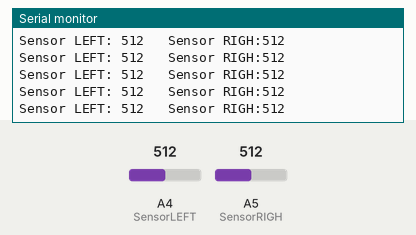
A program run on a simulated Arduino Nano, built with avr-gcc and run on an emulated ATmega328P. Parts: the last lines printed to the serial monitor. The inputs (shaded band) are chosen by the test bench; at power-on: A4 (SensorLEFT) = 512, A5 (SensorRIGH) = 512.

Above: at 5.7 s.
5.8 s: A4 (SensorLEFT) set to 992
At 5.85 s:
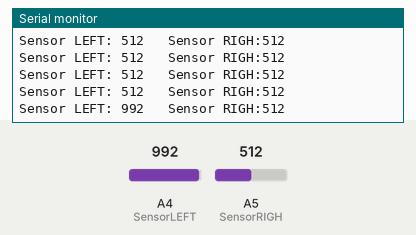
7.3 s: A4 (SensorLEFT) set to 1018
At 7.36 s:
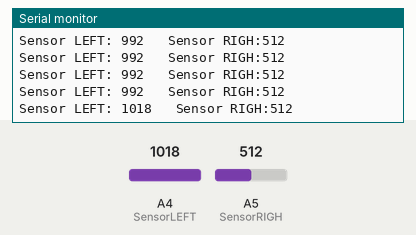
10.3 s: A4 (SensorLEFT) set to 11
At 10.39 s:
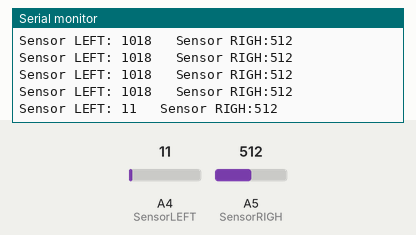
11.8 s: A4 (SensorLEFT) set to 8
At 11.8 s:
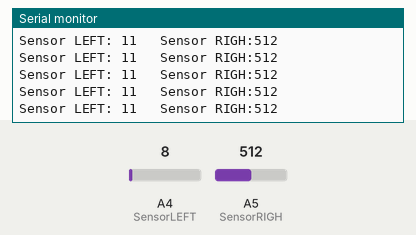
Timing chart, 0 to 14.3 s (numbered marks = the images above; inputs shaded):
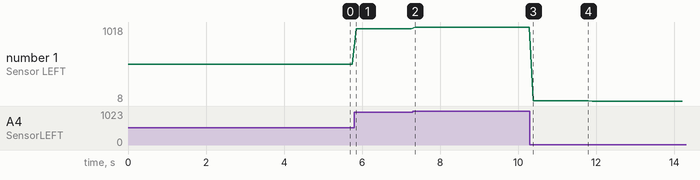

Measured:
- after the input at 5.8 s, the serial monitor: prints a new line at once (image 1)
- after the input at 7.3 s, the serial monitor: prints a new line after 0.06 s (image 2)
- after the input at 10.3 s, the serial monitor: prints a new line after 0.08 s (image 3)
- plotted number 1: 512 → 992 after the input at 5.8 s, 992 → 1018 after the input at 7.3 s, 1018 → 11 after the input at 10.3 s, 11 → 8 after the input at 11.8 s

The program:

main.cpp
```cpp
#include <Arduino.h>
#define SensorLEFT A4 // Analog sensor connected to A4
#define SensorRIGH A5 // Analog sensor connected to A5

int value;       // We define variable for storing sensor output.
int value2;       // We define variable for storing sensor output.

void setup() {
  pinMode(SensorLEFT, INPUT); // SensorLEFT is declared as input
  pinMode(SensorRIGH, INPUT); // SensorLEFT is declared as input
  Serial.begin(9600); // Serial communication started with 9600 bits per second.
}

void loop() {
  value = analogRead(SensorLEFT);    // Sensor is read digitally
  value2 = analogRead(SensorRIGH);    // Sensor is read digitally
  Serial.print("Sensor LEFT: "); // IT will write Sensor Output to Serial
  Serial.print(value); // It will write value variable raw value (0 or 1)
  Serial.print("   Sensor RIGH:");
  Serial.println(value2);
  delay(100);            // We added 100ms Delay for more balanced readings.
}
```
